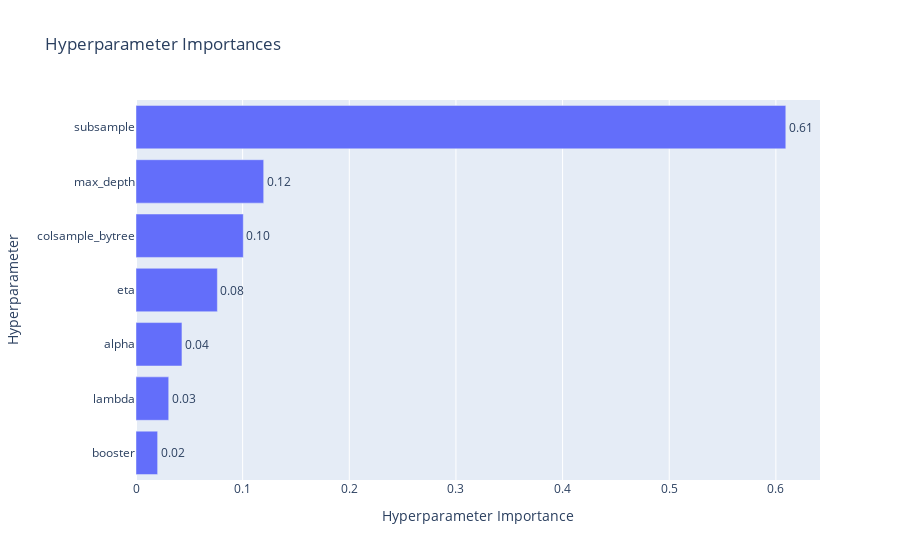

The cell this chart's notebook holds for it:
### Code cell
vis.plot_param_importances(study)

### Figure 1 — Plotly figure (JSON) as saved in the notebook; plotly's stock layout.template omitted (floating-point values rounded to 4 significant figures)
{"data": [{"cliponaxis": false, "hovertemplate": ["booster (CategoricalDistribution): 0.020286513117116545<extra></extra>", "lambda (FloatDistribution): 0.030676910435207413<extra></extra>", "alpha (FloatDistribution): 0.04309101839091899<extra></extra>", "eta (FloatDistribution): 0.07630368192993078<extra></extra>", "colsample_bytree (FloatDistribution): 0.10060024645547024<extra></extra>", "max_depth (IntDistribution): 0.11972997905808751<extra></extra>", "subsample (FloatDistribution): 0.6093116506132685<extra></extra>"], "name": "Objective Value", "orientation": "h", "text": ["0.02", "0.03", "0.04", "0.08", "0.10", "0.12", "0.61"], "textposition": "outside", "type": "bar", "x": [0.02029, 0.03068, 0.04309, 0.0763, 0.1006, 0.1197, 0.6093], "y": ["booster", "lambda", "alpha", "eta", "colsample_bytree", "max_depth", "subsample"]}], "layout": {"title": {"text": "Hyperparameter Importances"}, "xaxis": {"title": {"text": "Hyperparameter Importance"}}, "yaxis": {"title": {"text": "Hyperparameter"}}}}
